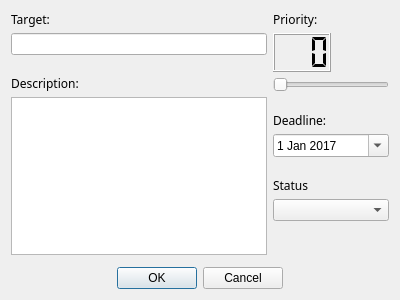
<?xml version="1.0" encoding="UTF-8"?>
<ui version="4.0">
 <class>dialogAddTarget</class>
 <widget class="QDialog" name="dialogAddTarget">
  <property name="geometry">
   <rect>
    <x>0</x>
    <y>0</y>
    <width>400</width>
    <height>300</height>
   </rect>
  </property>
  <property name="windowTitle">
   <string>Add target</string>
  </property>
  <layout class="QVBoxLayout" name="verticalLayout_8">
   <item>
    <layout class="QHBoxLayout" name="horizontalLayout_2">
     <item>
      <layout class="QVBoxLayout" name="verticalLayout_7">
       <property name="spacing">
        <number>20</number>
       </property>
       <item>
        <layout class="QVBoxLayout" name="verticalLayout">
         <property name="spacing">
          <number>5</number>
         </property>
         <item>
          <widget class="QLabel" name="m_plblTarget">
           <property name="font">
            <font>
             <family>Segoe Print</family>
            </font>
           </property>
           <property name="text">
            <string>Target:</string>
           </property>
          </widget>
         </item>
         <item>
          <widget class="QLineEdit" name="m_ptxtTarget"/>
         </item>
        </layout>
       </item>
       <item>
        <layout class="QVBoxLayout" name="verticalLayout_2">
         <property name="spacing">
          <number>5</number>
         </property>
         <item>
          <widget class="QLabel" name="m_plblDesc">
           <property name="font">
            <font>
             <family>Segoe Print</family>
            </font>
           </property>
           <property name="text">
            <string>Description:</string>
           </property>
          </widget>
         </item>
         <item>
          <widget class="QTextEdit" name="m_ptxtDesc"/>
         </item>
         <item>
          <spacer name="verticalSpacer_2">
           <property name="orientation">
            <enum>Qt::Vertical</enum>
           </property>
           <property name="sizeHint" stdset="0">
            <size>
             <width>20</width>
             <height>40</height>
            </size>
           </property>
          </spacer>
         </item>
        </layout>
       </item>
      </layout>
     </item>
     <item>
      <layout class="QVBoxLayout" name="verticalLayout_6">
       <property name="spacing">
        <number>20</number>
       </property>
       <item>
        <layout class="QVBoxLayout" name="verticalLayout_4">
         <property name="spacing">
          <number>5</number>
         </property>
         <item>
          <widget class="QLabel" name="m_plblPrior">
           <property name="font">
            <font>
             <family>Segoe Print</family>
            </font>
           </property>
           <property name="layoutDirection">
            <enum>Qt::LeftToRight</enum>
           </property>
           <property name="text">
            <string>Priority:</string>
           </property>
           <property name="alignment">
            <set>Qt::AlignBottom|Qt::AlignLeading|Qt::AlignLeft</set>
           </property>
           <property name="margin">
            <number>0</number>
           </property>
          </widget>
         </item>
         <item>
          <layout class="QHBoxLayout" name="horizontalLayout">
           <property name="spacing">
            <number>0</number>
           </property>
           <property name="topMargin">
            <number>0</number>
           </property>
           <property name="bottomMargin">
            <number>0</number>
           </property>
           <item>
            <widget class="QLCDNumber" name="m_plcdPrior">
             <property name="sizePolicy">
              <sizepolicy hsizetype="MinimumExpanding" vsizetype="MinimumExpanding">
               <horstretch>0</horstretch>
               <verstretch>0</verstretch>
              </sizepolicy>
             </property>
             <property name="frameShadow">
              <enum>QFrame::Raised</enum>
             </property>
             <property name="smallDecimalPoint">
              <bool>false</bool>
             </property>
             <property name="digitCount">
              <number>3</number>
             </property>
             <property name="segmentStyle">
              <enum>QLCDNumber::Flat</enum>
             </property>
            </widget>
           </item>
           <item>
            <spacer name="horizontalSpacer">
             <property name="orientation">
              <enum>Qt::Horizontal</enum>
             </property>
             <property name="sizeHint" stdset="0">
              <size>
               <width>40</width>
               <height>20</height>
              </size>
             </property>
            </spacer>
           </item>
          </layout>
         </item>
         <item>
          <widget class="QSlider" name="m_psldPrior">
           <property name="maximum">
            <number>100</number>
           </property>
           <property name="orientation">
            <enum>Qt::Horizontal</enum>
           </property>
          </widget>
         </item>
        </layout>
       </item>
       <item>
        <layout class="QVBoxLayout" name="verticalLayout_3">
         <property name="spacing">
          <number>5</number>
         </property>
         <item>
          <widget class="QLabel" name="m_plblDeadline">
           <property name="font">
            <font>
             <family>Segoe Print</family>
            </font>
           </property>
           <property name="text">
            <string>Deadline:</string>
           </property>
           <property name="alignment">
            <set>Qt::AlignLeading|Qt::AlignLeft|Qt::AlignVCenter</set>
           </property>
          </widget>
         </item>
         <item>
          <widget class="QDateEdit" name="m_pDateDeadline">
           <property name="dateTime">
            <datetime>
             <hour>0</hour>
             <minute>0</minute>
             <second>0</second>
             <year>2017</year>
             <month>1</month>
             <day>1</day>
            </datetime>
           </property>
           <property name="currentSection">
            <enum>QDateTimeEdit::DaySection</enum>
           </property>
           <property name="calendarPopup">
            <bool>true</bool>
           </property>
          </widget>
         </item>
        </layout>
       </item>
       <item>
        <layout class="QVBoxLayout" name="verticalLayout_5">
         <property name="spacing">
          <number>5</number>
         </property>
         <item>
          <widget class="QLabel" name="label">
           <property name="font">
            <font>
             <family>Segoe Print</family>
            </font>
           </property>
           <property name="text">
            <string>Status</string>
           </property>
          </widget>
         </item>
         <item>
          <widget class="QComboBox" name="m_pcmboBoxStatus"/>
         </item>
         <item>
          <spacer name="verticalSpacer">
           <property name="orientation">
            <enum>Qt::Vertical</enum>
           </property>
           <property name="sizeHint" stdset="0">
            <size>
             <width>20</width>
             <height>40</height>
            </size>
           </property>
          </spacer>
         </item>
        </layout>
       </item>
      </layout>
     </item>
    </layout>
   </item>
   <item>
    <widget class="QDialogButtonBox" name="buttonBox">
     <property name="orientation">
      <enum>Qt::Horizontal</enum>
     </property>
     <property name="standardButtons">
      <set>QDialogButtonBox::Cancel|QDialogButtonBox::Ok</set>
     </property>
     <property name="centerButtons">
      <bool>true</bool>
     </property>
    </widget>
   </item>
  </layout>
 </widget>
 <resources/>
 <connections>
  <connection>
   <sender>buttonBox</sender>
   <signal>accepted()</signal>
   <receiver>dialogAddTarget</receiver>
   <slot>accept()</slot>
   <hints>
    <hint type="sourcelabel">
     <x>248</x>
     <y>254</y>
    </hint>
    <hint type="destinationlabel">
     <x>157</x>
     <y>274</y>
    </hint>
   </hints>
  </connection>
  <connection>
   <sender>buttonBox</sender>
   <signal>rejected()</signal>
   <receiver>dialogAddTarget</receiver>
   <slot>reject()</slot>
   <hints>
    <hint type="sourcelabel">
     <x>316</x>
     <y>260</y>
    </hint>
    <hint type="destinationlabel">
     <x>286</x>
     <y>274</y>
    </hint>
   </hints>
  </connection>
  <connection>
   <sender>m_psldPrior</sender>
   <signal>valueChanged(int)</signal>
   <receiver>m_plcdPrior</receiver>
   <slot>display(int)</slot>
   <hints>
    <hint type="sourcelabel">
     <x>290</x>
     <y>100</y>
    </hint>
    <hint type="destinationlabel">
     <x>286</x>
     <y>66</y>
    </hint>
   </hints>
  </connection>
  <connection>
   <sender>m_psldPrior</sender>
   <signal>sliderMoved(int)</signal>
   <receiver>m_plcdPrior</receiver>
   <slot>display(int)</slot>
   <hints>
    <hint type="sourcelabel">
     <x>326</x>
     <y>101</y>
    </hint>
    <hint type="destinationlabel">
     <x>319</x>
     <y>66</y>
    </hint>
   </hints>
  </connection>
 </connections>
</ui>
